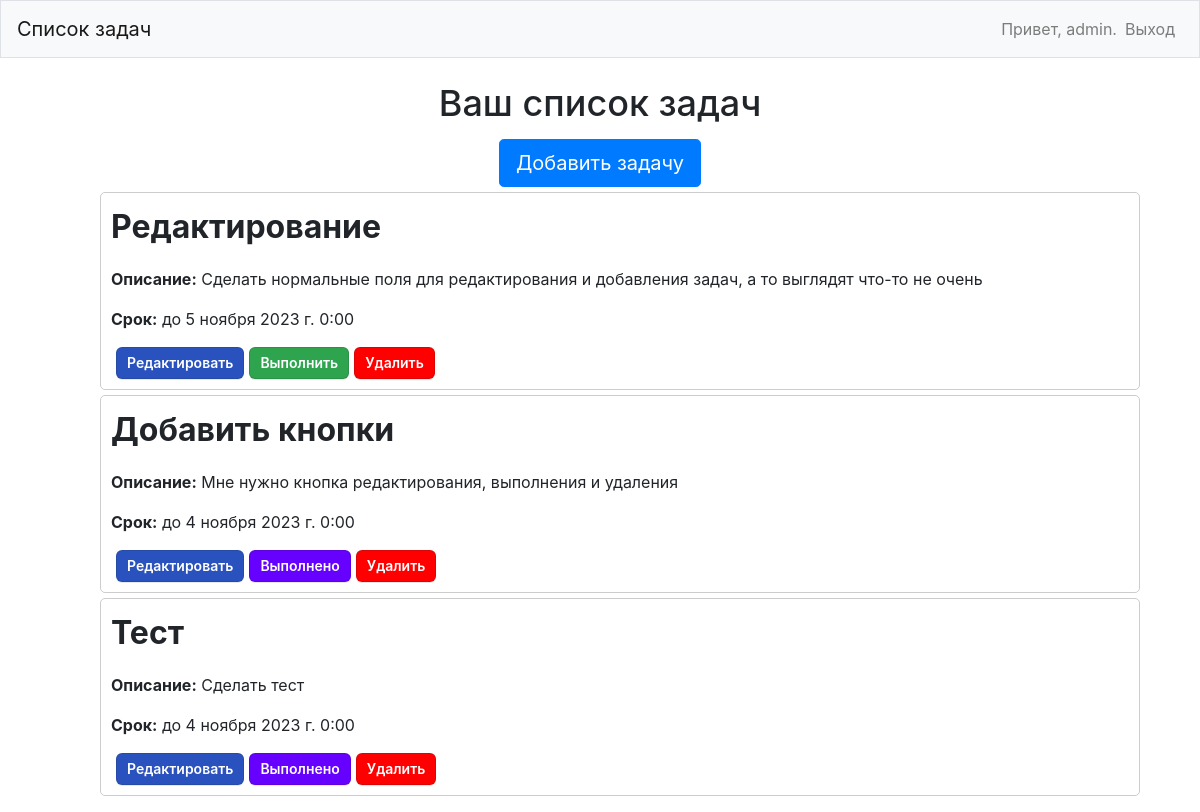
The app's page / (signed in) with its own data.
### todoapp/models.py (models this page shows, shortened)
class Task(models.Model):
    title = models.CharField(max_length=200)
    text = models.TextField(blank=True, null=True)
    deadline = models.DateTimeField()
    completed = models.BooleanField(default=False)
    owner = models.ForeignKey(User, on_delete=models.CASCADE)
    class Meta:
        verbose_name = 'задача'
        verbose_name_plural = 'Задачи'

### todoapp/views.py (the view)
# urls.py: path('', views.index, name='index'),  # Основная страница
def index(request):
    if request.user.is_authenticated:
        tasks = Task.objects.filter(owner=request.user)
    else:
        tasks = None
    context = {'tasks': tasks}
    return render(request, 'todoapp/index.html', context)

### todoapp/templates/todoapp/index.html (shortened to what this page needs)
{% extends "todoapp/base.html" %}
{% block content %}
    {% if tasks %}
    <h2 class="tasklist">Ваш список задач</h2>
    <form method="post" action="{% url 'todoapp:add_task' %}" class="tasklist">
        <button type="submit" name="add" class="btn btn-lg btn-primary">Добавить задачу</button>
    </form>
    <ul>
    {% for task in tasks %}
        <div class="container">
            <div class="task">
                <p class="task-name">{{ task.title }}</p>
                <p><strong>Описание:</strong> {{ task.text }}</p>
                <p><strong>Срок:</strong> до {{ task.deadline }}</p>
                <div class="buttons">
                    <form method="post" action="{% url 'todoapp:edit_task' task.id %}">
                        <button type="submit" name="edit" class="edit-button">Редактировать</button>
                    </form>
                    <form method="post" action="{% url 'todoapp:complete_task' task.id %}">
                        {% if task.completed %}
                        <button type="submit" name="complete" class="complete-button-2">Выполнено</button>
                        {% else %}
                        <button type="submit" name="complete" class="complete-button">Выполнить</button>
                        {% endif %}
                    </form>
                    <form method="post" action="{% url 'todoapp:delete_task' task.id %}">
                        <button type="submit" name="delete" class="delete-button">Удалить</button>
                    </form>
                </div>
            </div>
        </div>
    {% endfor %}
</ul>
    {% endif %}
    {% endblock content %}

### todoapp/templates/todoapp/base.html (shortened to what this page needs)
{% load bootstrap4 %}
{% load static %}
<!DOCTYPE html>
<html>
<head>
    <link rel="stylesheet" type="text/css" href="{% static 'css/style.css' %}">
    {% bootstrap_css %}
</head>
<body>
    <nav class="navbar navbar-expand-md navbar-light bg-light mb-4 border">
        <div class="collapse navbar-collapse" id="navbarCollapse">
        <a href="{% url 'todoapp:index' %}" class="navbar-brand">Список задач</a>
        <ul class="navbar-nav ml-auto">
        {% if user.is_authenticated %}
            <span class="navbar-text"}">Привет, {{ user.username }}.</span>
            <li class="nav-item">
                <a class="nav-link" href="#" onclick="document.getElementById('logoutForm').submit()">Выход</a>
            </li>
        {% endif %}
        </ul>
        </div>
    </nav>
    <div class='container'>
        {% block content %}
        {% endblock %}
    </div>
</body>
</html>

### static/css/style.css (style rules this page uses)
.task { display: block; border: 1px solid #cccccc; padding: 10px; border-radius: 5px; }
.buttons { display: flex; }
.container { width: 50%; margin: 5px auto; }
.task-name { font-size: 32px; font-weight: bold; }
.tasklist { font-size: 36px; text-align: center; }
.complete-button { appearance: none; background-color: #2ea44f; border: 1px solid rgba(27, 31, 35, .15); border-radius: 6px; box-shadow: rgba(27, 31, 35, .1) 0 1px 0; box-sizing: border-box; color: #fff; cursor: pointer; display: inline-block; font-size: 14px; font-weight: 600; line-height: 20px; padding: 5px 10px; position: relative; text-align: center; text-decoration: none; user-select: none; -webkit-user-select: none; touch-action: manipulation; vertical-align: middle; white-space: nowrap; margin-left: 5px; }
.edit-button { appearance: none; background-color: #2a52be; border: 1px solid rgba(27, 31, 35, .15); border-radius: 6px; box-shadow: rgba(27, 31, 35, .1) 0 1px 0; box-sizing: border-box; color: #fff; cursor: pointer; display: inline-block; font-size: 14px; font-weight: 600; line-height: 20px; padding: 5px 10px; position: relative; text-align: center; text-decoration: none; user-select: none; -webkit-user-select: none; touch-action: manipulation; vertical-align: middle; white-space: nowrap; margin-left: 5px; }
.complete-button-2 { appearance: none; background-color: #6600ff; border: 1px solid rgba(27, 31, 35, .15); border-radius: 6px; box-shadow: rgba(27, 31, 35, .1) 0 1px 0; box-sizing: border-box; color: #fff; cursor: pointer; display: inline-block; font-size: 14px; font-weight: 600; line-height: 20px; padding: 5px 10px; position: relative; text-align: center; text-decoration: none; user-select: none; -webkit-user-select: none; touch-action: manipulation; vertical-align: middle; white-space: nowrap; margin-left: 5px; }
.delete-button { appearance: none; background-color: #ff0000; border: 1px solid rgba(27, 31, 35, .15); border-radius: 6px; box-shadow: rgba(27, 31, 35, .1) 0 1px 0; box-sizing: border-box; color: #fff; cursor: pointer; display: inline-block; font-size: 14px; font-weight: 600; line-height: 20px; padding: 5px 10px; position: relative; text-align: center; text-decoration: none; user-select: none; -webkit-user-select: none; touch-action: manipulation; vertical-align: middle; white-space: nowrap; margin-left: 5px; }

### records on screen
Task: title "Редактирование", text "Сделать нормальные поля для редактирования и добавления задач, а то выглядят что-то не очень", deadline "5 ноября 2023 г. 0:00", completed "Выполнить"
Task: title "Добавить кнопки", text "Мне нужно кнопка редактирования, выполнения и удаления", deadline "4 ноября 2023 г. 0:00", completed "Выполнено"
Task: title "Тест", text "Сделать тест", deadline "4 ноября 2023 г. 0:00", completed "Выполнено"

### other values on screen
{{ user.username }} "admin"
